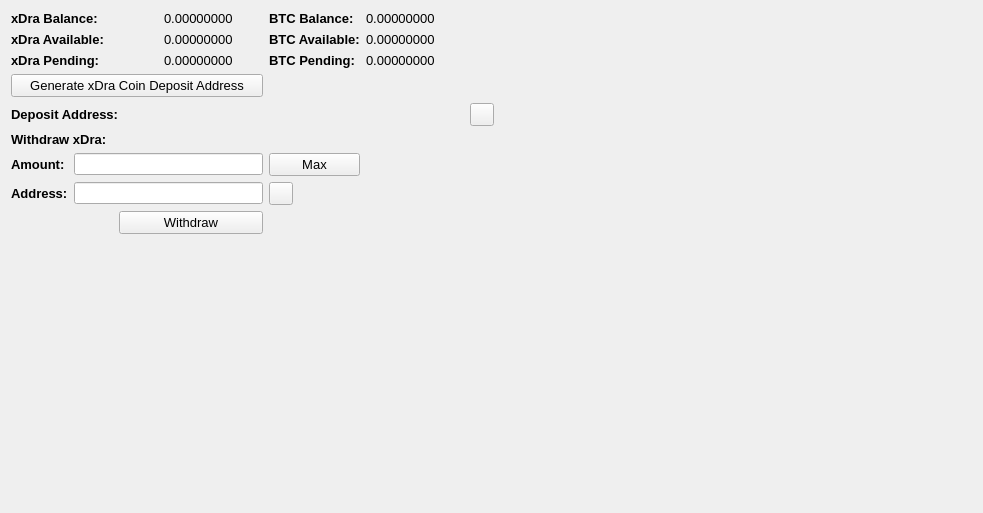
     <widget class="QWidget" name="BalanceTab">
      <attribute name="title">
       <string>Balance</string>
      </attribute>
      <layout class="QGridLayout" name="gridLayout_2">
       <item row="0" column="0" colspan="2">
        <widget class="QLabel" name="label_11">
         <property name="font">
          <font>
           <pointsize>10</pointsize>
           <weight>75</weight>
           <bold>true</bold>
          </font>
         </property>
         <property name="text">
          <string>xDra Balance:</string>
         </property>
        </widget>
       </item>
       <item row="0" column="3">
        <widget class="QLabel" name="LIZBalanceLabel">
         <property name="font">
          <font>
           <pointsize>10</pointsize>
          </font>
         </property>
         <property name="text">
          <string>0.00000000</string>
         </property>
         <property name="textInteractionFlags">
          <set>Qt::LinksAccessibleByMouse|Qt::TextSelectableByMouse</set>
         </property>
        </widget>
       </item>
       <item row="0" column="4">
        <widget class="QLabel" name="label_12">
         <property name="font">
          <font>
           <pointsize>10</pointsize>
           <weight>75</weight>
           <bold>true</bold>
          </font>
         </property>
         <property name="text">
          <string>BTC Balance:</string>
         </property>
        </widget>
       </item>
       <item row="0" column="5">
        <widget class="QLabel" name="BitcoinBalanceLabel">
         <property name="font">
          <font>
           <pointsize>10</pointsize>
          </font>
         </property>
         <property name="text">
          <string>0.00000000</string>
         </property>
         <property name="textInteractionFlags">
          <set>Qt::LinksAccessibleByMouse|Qt::TextSelectableByMouse</set>
         </property>
        </widget>
       </item>
       <item row="0" column="7" rowspan="10">
        <spacer name="horizontalSpacer_4">
         <property name="orientation">
          <enum>Qt::Horizontal</enum>
         </property>
         <property name="sizeHint" stdset="0">
          <size>
           <width>478</width>
           <height>488</height>
          </size>
         </property>
        </spacer>
       </item>
       <item row="1" column="0" colspan="2">
        <widget class="QLabel" name="label_13">
         <property name="font">
          <font>
           <pointsize>10</pointsize>
           <weight>75</weight>
           <bold>true</bold>
          </font>
         </property>
         <property name="text">
          <string>xDra Available:</string>
         </property>
        </widget>
       </item>
       <item row="1" column="3">
        <widget class="QLabel" name="LIZAvailableLabel_2">
         <property name="font">
          <font>
           <pointsize>10</pointsize>
          </font>
         </property>
         <property name="text">
          <string>0.00000000</string>
         </property>
         <property name="textInteractionFlags">
          <set>Qt::LinksAccessibleByMouse|Qt::TextSelectableByMouse</set>
         </property>
        </widget>
       </item>
       <item row="1" column="4">
        <widget class="QLabel" name="label_15">
         <property name="font">
          <font>
           <pointsize>10</pointsize>
           <weight>75</weight>
           <bold>true</bold>
          </font>
         </property>
         <property name="text">
          <string>BTC Available:</string>
         </property>
        </widget>
       </item>
       <item row="1" column="5">
        <widget class="QLabel" name="BitcoinAvailableLabel">
         <property name="font">
          <font>
           <pointsize>10</pointsize>
          </font>
         </property>
         <property name="text">
          <string>0.00000000</string>
         </property>
         <property name="textInteractionFlags">
          <set>Qt::LinksAccessibleByMouse|Qt::TextSelectableByMouse</set>
         </property>
        </widget>
       </item>
       <item row="2" column="0" colspan="2">
        <widget class="QLabel" name="label_14">
         <property name="font">
          <font>
           <pointsize>10</pointsize>
           <weight>75</weight>
           <bold>true</bold>
          </font>
         </property>
         <property name="text">
          <string>xDra Pending:</string>
         </property>
        </widget>
       </item>
       <item row="2" column="3">
        <widget class="QLabel" name="LIZPendingLabel">
         <property name="font">
          <font>
           <pointsize>10</pointsize>
          </font>
         </property>
         <property name="text">
          <string>0.00000000</string>
         </property>
         <property name="textInteractionFlags">
          <set>Qt::LinksAccessibleByMouse|Qt::TextSelectableByMouse</set>
         </property>
        </widget>
       </item>
       <item row="2" column="4">
        <widget class="QLabel" name="label_31">
         <property name="font">
          <font>
           <pointsize>10</pointsize>
           <weight>75</weight>
           <bold>true</bold>
          </font>
         </property>
         <property name="text">
          <string>BTC Pending:</string>
         </property>
        </widget>
       </item>
       <item row="2" column="5">
        <widget class="QLabel" name="BitcoinPendingLabel">
         <property name="font">
          <font>
           <pointsize>10</pointsize>
          </font>
         </property>
         <property name="text">
          <string>0.00000000</string>
         </property>
         <property name="textInteractionFlags">
          <set>Qt::LinksAccessibleByMouse|Qt::TextSelectableByMouse</set>
         </property>
        </widget>
       </item>
       <item row="3" column="0" colspan="4">
        <widget class="QPushButton" name="GenDepositBTN">
         <property name="font">
          <font>
           <pointsize>10</pointsize>
          </font>
         </property>
         <property name="text">
          <string>Generate xDra Coin Deposit Address</string>
         </property>
        </widget>
       </item>
       <item row="4" column="0" colspan="3">
        <widget class="QLabel" name="label_33">
         <property name="font">
          <font>
           <pointsize>10</pointsize>
           <weight>75</weight>
           <bold>true</bold>
          </font>
         </property>
         <property name="text">
          <string>Deposit Address:</string>
         </property>
        </widget>
       </item>
       <item row="4" column="3" colspan="3">
        <widget class="QLabel" name="DepositAddressLabel">
         <property name="minimumSize">
          <size>
           <width>300</width>
           <height>0</height>
          </size>
         </property>
         <property name="palette">
          <palette>
           <active>
            <colorrole role="WindowText">
             <brush brushstyle="SolidPattern">
              <color alpha="255">
               <red>0</red>
               <green>0</green>
               <blue>0</blue>
              </color>
             </brush>
            </colorrole>
            <colorrole role="Text">
             <brush brushstyle="SolidPattern">
              <color alpha="255">
               <red>0</red>
               <green>0</green>
               <blue>255</blue>
              </color>
             </brush>
            </colorrole>
           </active>
           <inactive>
            <colorrole role="WindowText">
             <brush brushstyle="SolidPattern">
              <color alpha="255">
               <red>0</red>
               <green>0</green>
               <blue>0</blue>
              </color>
             </brush>
            </colorrole>
            <colorrole role="Text">
             <brush brushstyle="SolidPattern">
              <color alpha="255">
               <red>0</red>
               <green>0</green>
               <blue>255</blue>
              </color>
             </brush>
            </colorrole>
           </inactive>
           <disabled>
            <colorrole role="WindowText">
             <brush brushstyle="SolidPattern">
              <color alpha="255">
               <red>120</red>
               <green>120</green>
               <blue>120</blue>
              </color>
             </brush>
            </colorrole>
            <colorrole role="Text">
             <brush brushstyle="SolidPattern">
              <color alpha="255">
               <red>120</red>
               <green>120</green>
               <blue>120</blue>
              </color>
             </brush>
            </colorrole>
           </disabled>
          </palette>
         </property>
         <property name="font">
          <font>
           <pointsize>10</pointsize>
           <weight>75</weight>
           <bold>true</bold>
          </font>
         </property>
         <property name="text">
          <string/>
         </property>
         <property name="alignment">
          <set>Qt::AlignRight|Qt::AlignTrailing|Qt::AlignVCenter</set>
         </property>
         <property name="textInteractionFlags">
          <set>Qt::LinksAccessibleByMouse|Qt::TextSelectableByKeyboard|Qt::TextSelectableByMouse</set>
         </property>
        </widget>
       </item>
       <item row="4" column="6">
        <widget class="QToolButton" name="DepositCopyButton">
         <property name="toolTip">
          <string>Copy to clipboard</string>
         </property>
         <property name="text">
          <string/>
         </property>
         <property name="icon">
          <iconset resource="../bitcoin.qrc">
           <normaloff>:/icons/editcopy</normaloff>:/icons/editcopy</iconset>
         </property>
         <property name="shortcut">
          <string>Alt+P</string>
         </property>
        </widget>
       </item>
       <item row="5" column="0" colspan="2">
        <widget class="QLabel" name="label_34">
         <property name="font">
          <font>
           <pointsize>10</pointsize>
           <weight>75</weight>
           <bold>true</bold>
          </font>
         </property>
         <property name="text">
          <string>Withdraw xDra:</string>
         </property>
        </widget>
       </item>
       <item row="6" column="0">
        <widget class="QLabel" name="label_26">
         <property name="font">
          <font>
           <pointsize>10</pointsize>
           <weight>75</weight>
           <bold>true</bold>
          </font>
         </property>
         <property name="text">
          <string>Amount:</string>
         </property>
        </widget>
       </item>
       <item row="6" column="1" colspan="3">
        <widget class="QLineEdit" name="WithdrawUnitsInput">
         <property name="font">
          <font>
           <pointsize>9</pointsize>
           <weight>75</weight>
           <bold>true</bold>
          </font>
         </property>
         <property name="text">
          <string/>
         </property>
        </widget>
       </item>
       <item row="6" column="4">
        <widget class="QPushButton" name="Withdraw_Max_Amount">
         <property name="font">
          <font>
           <pointsize>10</pointsize>
          </font>
         </property>
         <property name="text">
          <string>Max</string>
         </property>
        </widget>
       </item>
       <item row="7" column="0">
        <widget class="QLabel" name="label_10">
         <property name="font">
          <font>
           <pointsize>10</pointsize>
           <weight>75</weight>
           <bold>true</bold>
          </font>
         </property>
         <property name="text">
          <string>Address:</string>
         </property>
        </widget>
       </item>
       <item row="7" column="1" colspan="3">
        <widget class="QLineEdit" name="WithdrawAddress">
         <property name="font">
          <font>
           <pointsize>9</pointsize>
           <weight>75</weight>
           <bold>true</bold>
          </font>
         </property>
        </widget>
       </item>
       <item row="7" column="4">
        <widget class="QToolButton" name="WithdrawPasteButton">
         <property name="toolTip">
          <string>Paste from clipboard</string>
         </property>
         <property name="text">
          <string/>
         </property>
         <property name="icon">
          <iconset resource="../bitcoin.qrc">
           <normaloff>:/icons/editpaste</normaloff>:/icons/editpaste</iconset>
         </property>
         <property name="shortcut">
          <string>Alt+P</string>
         </property>
        </widget>
       </item>
       <item row="8" column="2" colspan="2">
        <widget class="QPushButton" name="WithdrawUnitsBtn">
         <property name="font">
          <font>
           <pointsize>10</pointsize>
          </font>
         </property>
         <property name="text">
          <string>Withdraw</string>
         </property>
        </widget>
       </item>
       <item row="9" column="0" colspan="6">
        <spacer name="verticalSpacer">
         <property name="orientation">
          <enum>Qt::Vertical</enum>
         </property>
         <property name="sizeHint" stdset="0">
          <size>
           <width>428</width>
           <height>262</height>
          </size>
         </property>
        </spacer>
       </item>
      </layout>
      <zorder>label_31</zorder>
      <zorder>label_15</zorder>
      <zorder>label_12</zorder>
      <zorder>label_14</zorder>
      <zorder>label_13</zorder>
      <zorder>label_11</zorder>
      <zorder>BitcoinBalanceLabel</zorder>
      <zorder>LIZBalanceLabel</zorder>
      <zorder>LIZAvailableLabel_2</zorder>
      <zorder>LIZPendingLabel</zorder>
      <zorder>BitcoinAvailableLabel</zorder>
      <zorder>BitcoinPendingLabel</zorder>
      <zorder>label_33</zorder>
      <zorder>GenDepositBTN</zorder>
      <zorder>DepositAddressLabel</zorder>
      <zorder>Withdraw_Max_Amount</zorder>
      <zorder>label_34</zorder>
      <zorder>WithdrawUnitsInput</zorder>
      <zorder>label_10</zorder>
      <zorder>label_26</zorder>
      <zorder>WithdrawAddress</zorder>
      <zorder>WithdrawUnitsBtn</zorder>
      <zorder>horizontalSpacer_4</zorder>
      <zorder>verticalSpacer</zorder>
      <zorder>WithdrawPasteButton</zorder>
      <zorder>DepositCopyButton</zorder>
     </widget>
